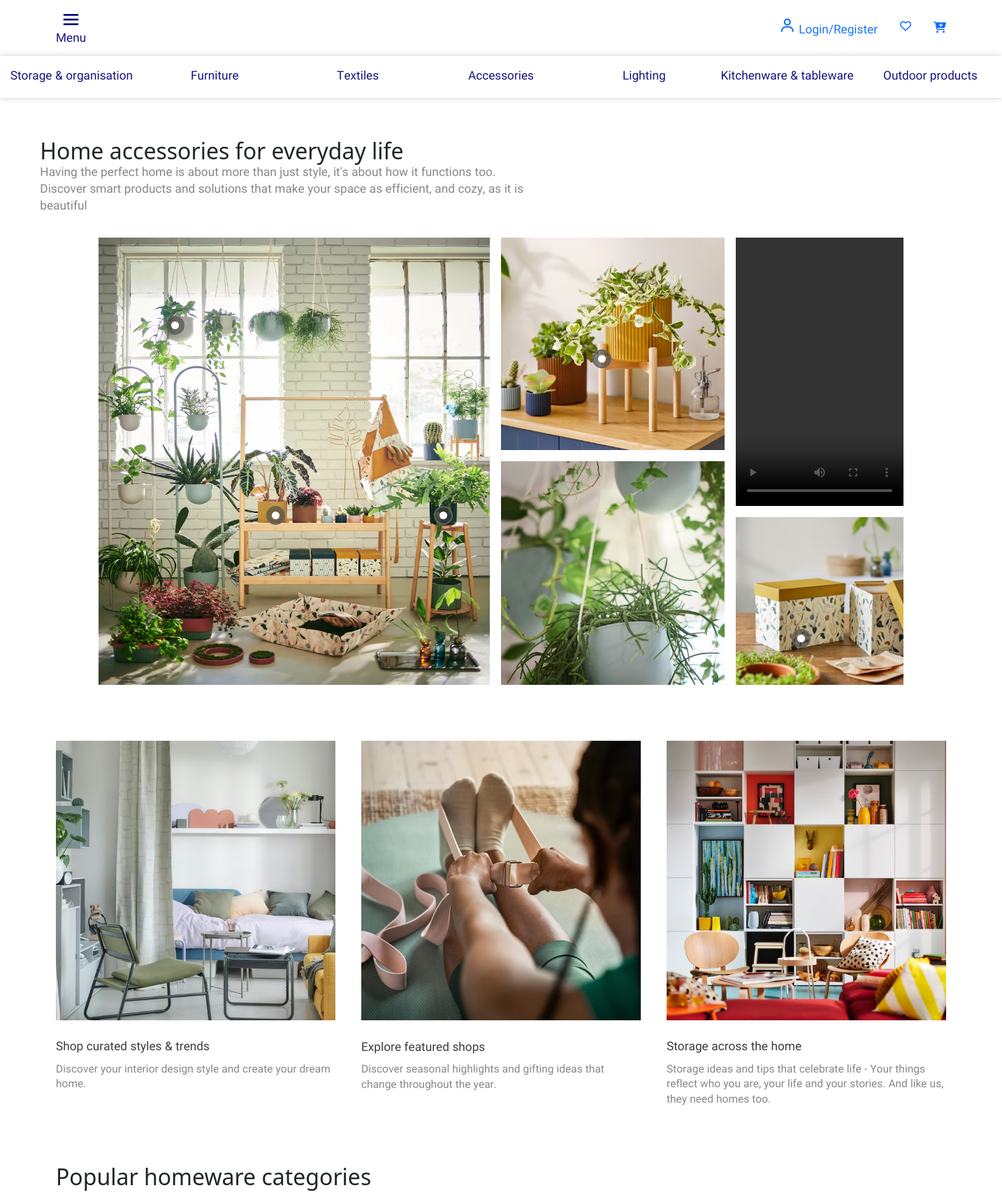
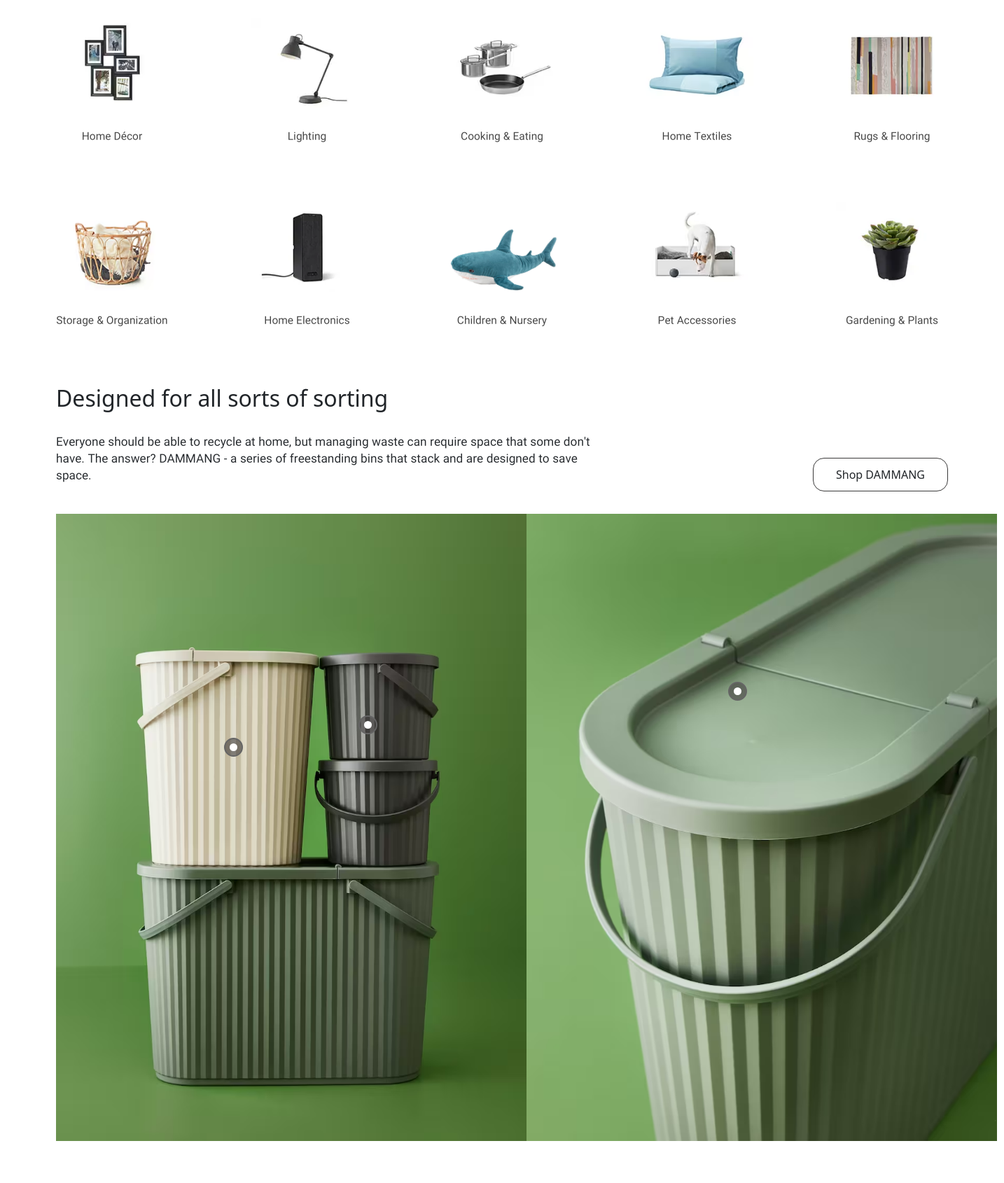
Screenshot of /products/ (upper part) with the database file from the repository (2 pictures, top to bottom).
### product/models.py (models this page shows, shortened)
class Category(models.Model):
    name = models.CharField(max_length=255)
    slug = models.SlugField(max_length=255, unique=True, allow_unicode=True)
    available = models.BooleanField(default=True)
    created = models.DateTimeField(auto_now_add=True)
    updated = models.DateTimeField(auto_now=True)

### product/views.py (the view)
# urls.py: path('', views.ProductView.as_view(), name='products'),
class ProductView(View):
    template_name = 'product/products.html'
    def get(self, request, product_id=None, slug=None):
        products = Product.objects.filter(available=True)
        products_scroll = Product.objects.filter(scroll_show=True)
        products_dot = Product.objects.filter(dot_show=True)
        pr = Product.objects.filter(available=True).all()
        if product_id and slug:
            products = products.filter(category__slug=slug, category_id=id)
        if search := request.GET.get('search'):
            products = products.filter(Q(name__icontains=search) | Q(desc__icontains=search))
        ctx = {
            'products': products,
            'products_scroll': products_scroll,
            'products_dot': products_dot,
            'category': Category.objects.filter(available=True),
            'search_form': SearchForm(),
        }
        return render(request, self.template_name, ctx)

### cart/cart.py (called while the page is built)
    def __len__(self, ):
        return sum(
            1 for i in self.cart.values()
        )

    def __len__(self):
        return sum(
            1 for item in self.variant_cart.values()
        )

### cart/context_processors.py (called while the page is built)
def cart_ctx(request):
    return {
        'cart_len': Cart(request).__len__() + VariantCart(request).__len__()
    }

### product/models.py (called while the page is built)
    def get_absolute_url(self):
        return reverse('products:product_details', args=(self.id, self.slug))

    @property
    def final_price(self):
        price = self.unit_price
        if self.discount:
            price = (100 - self.discount) * price // 100
        return price

    def __str__(self):
        return self.name

### product/templatetags/product_filter_tag.py (called while the page is built)
@register.filter()
def pr_like_checker(rep, user):
    if rep.likers.filter(id=user.id).exists():
        return 'fa-solid'
    return 'fa-regular'

### product/templates/product/products.html (shortened to what this page needs)
{% extends '_base.html' %}
{% load static %}
{% block css %}
    <link rel="stylesheet" href="{% static 'product/css/style_product.css' %}">
{% endblock %}
{% block content %}
    {% include 'product/products-content.html' %}
{% endblock %}

### product/templates/product/products-content.html (shortened to what this page needs)
{% load static %}
{% load product_filter_tag %}
{% load humanize %}
<section class="container_nav_ber">
    <div class="menu">
        <i id="menu_icon" class="bx bx-menu"></i>
        <p>Menu</p>
    </div>
    <div id="like_cart_heart">
        {% if not request.user.is_authenticated %}
            <a href={% url 'accounts:login' %}>
                <i id="logo_profile" class="bx bx-user"></i>
                <span>Login/Register</span>
        {% endif %}
        <a href="{% url 'products:liked_user_products' %}"><i class="fa-regular fa-heart"></i></a>
        <div class="cart_counter">
            <a href="{% url 'cart:cart' %}"><i id="order_icon" class="fa-solid fa-cart-plus"></i></a>
        </div>
    </div>
</section>
<div id="nav_categoty">
    {% for c in category %}
        <a href="{% url 'products:c_products' c.id c.slug %}" class="btn_animation_"
           id="category_items">{{ c.name }}</a>
    {% endfor %}
</div>
<div class="container_main_part">
    <div class="tex_content_main_part">
        <h2 id="titre_main_content">Home accessories for everyday life</h2>
        <div id="container_text_content_main_part">
            <p id="text_content_main_part">
                Having the perfect home is about more than just style, it's about
                how it functions too. Discover smart products and solutions that
                make your space as efficient, and cozy, as it is beautiful
            </p>
        </div>
    </div>
    <div class="container_image">
        <div class="container_img_main_left">
            <img id="img_main_left" alt="" src={% static 'product/media/main_part/left.webp' %}/>
            <div class="all_dot_prices" id="all_dot_prices">
                <div class="dot_price_container">
                    {% for p in products_dot.all %}
                        {% if p.name == "DAKSJUS" %}
                            <a class="a_container_dot" href="{{ p.get_absolute_url }}">
                                <div class="dot_price" id="dot_price">
                                </div>
                            </a>
                        {% endif %}
                    {% endfor %}
                </div>
                <div class="dot_price_container2">
                    {% for p in products_dot.all %}
                        {% if p.name == "DAKSJU" %}
                            <a class="a_container_dot" href="{{ p.get_absolute_url }}">
                                <div class="dot_price">
                                </div>
                            </a>
                        {% endif %}
                    {% endfor %}
                </div>
                <div class="dot_price_container3">
                    {% for p in products_dot.all %}
                        {% if p.name == "DAKSJUS BAMBO" %}
                            <a class="a_container_dot" href="{{ p.get_absolute_url }}">
                                <div class="dot_price">
                                </div>
                            </a>
                        {% endif %}
                    {% endfor %}
                </div>
            </div>
        </div>
        <div class="container_img_main_right">
            <div class="img_main_half_left">
                <img alt=""
                     id="right-left_half_up"
                     src={% static 'product/media/main_part/right-left_half_up.avif' %}
                />
                <div class="dot_price_container_left_half_up">
                    {% for p in products_dot.all %}
                        {% if p.name == "DAKSJUS_Plant_stand" %}
                            <a class="a_container_dot" href="{{ p.get_absolute_url }}">
                                <div class="dot_price" id="dot_price">
                                </div>
                            </a>
                        {% endif %}
                    {% endfor %}
                </div>
                <img src={% static 'product/media/main_part/right-left_half_buttom.avif' %} "" alt=""/>
            </div>
            <div class="img_main_half_right">
                <video
                        controls
                        autoplay
                        id="video_half_right"
                        src={% static 'product/media/main_part/video-right-right-up.mp4' %}
                ></video>
                <img alt=""
                     id="img_half_right"
                     src={% static 'product/media/main_part/right-right_half_buttom.avif' %}
                />
                <div class="dot_price_container44">
                    {% for p in products_dot.all %}
                        {% if p.name == "DAKSJUS_BOX" %}
                            <a class="a_container_dot" href="{{ p.get_absolute_url }}">
                                <div class="dot_price">
                                </div>
                            </a>
                        {% endif %}
                    {% endfor %}
                </div>
            </div>
        </div>
    </div>
</div>
<div class="container_sample">
    <div class="sample">
        <img alt="" id="img_samples" src={% static 'product/media/main_part/sample1.avif' %}/>
        <h2><a href="#">Shop curated styles & trends</a></h2>
        <p>Discover your interior design style and create your dream home.</p>
    </div>
    <div class="sample">
        <img alt="" id="img_samples" src={% static 'product/media/main_part/sample2.avif' %}/>
        <h2><a href="#">Explore featured shops</a></h2>
        <p>
            Discover seasonal highlights and gifting ideas that change throughout
            the year.
        </p>
    </div>
    <div class="sample">
        <img alt="" id="img_samples" src={% static 'product/media/main_part/sample3.avif' %}/>
        <h2><a href="#">Storage across the home</a></h2>
        <p>
            Storage ideas and tips that celebrate life - Your things reflect who
            you are, your life and your stories. And like us, they need homes too.
        </p>
    </div>
</div>
<div class="container_popular_categories">
    <div class="title_popular_category">
        <h2>Popular homeware categories</h2>
    </div>
    <div class="container_img_Popular_homeware_categories">
        <div class="img_Popular_homeware_categories">
            <img alt=""
                 src={% static 'product/media/main_part/Popular homeware categories/1.avif' %}
            />
            <p>Home Décor</p>
        </div>
        <div class="img_Popular_homeware_categories">
            <img alt=""
                 src={% static 'product/media/main_part/Popular homeware categories/2.webp' %}
            />
            <p>Lighting</p>
        </div>
        <div class="img_Popular_homeware_categories">
            <img alt=""
                 src={% static 'product/media/main_part/Popular homeware categories/3.avif' %}
            />
            <p>Cooking & Eating</p>
        </div>
        <div class="img_Popular_homeware_categories">
            <img alt=""
                 src={% static 'product/media/main_part/Popular homeware categories/4.avif' %}
            />
            <p>Home Textiles</p>
        </div>
        <div class="img_Popular_homeware_categories">
            <img alt=""
                 src={% static 'product/media/main_part/Popular homeware categories/5.avif' %}
            />
            <p>Rugs & Flooring</p>
        </div>
        <div class="img_Popular_homeware_categories">
            <img alt=""
                 src={% static "product/media/main_part/Popular homeware categories/6.avif" %}
            />
            <p>Storage & Organization</p>
        </div>
        <div class="img_Popular_homeware_categories">
            <img alt=""
                 src={% static "product/media/main_part/Popular homeware categories/7.webp" %}
            />
            <p>Home Electronics</p>
        </div>
        <div class="img_Popular_homeware_categories">
            <img alt=""
                 src={% static "product/media/main_part/Popular homeware categories/8.avif" %}
            />
            <p>Children & Nursery</p>
        </div>
        <div class="img_Popular_homeware_categories">
            <img alt=""
                 src={% static "product/media/main_part/Popular homeware categories/9.avif" %}
            />
            <p>Pet Accessories</p>
        </div>
        <div class="img_Popular_homeware_categories">
            <img alt=""
                 src={% static "product/media/main_part/Popular homeware categories/10.webp" %}
            />
            <p>Gardening & Plants</p>
        </div>
    </div>
</div>
<div class="container_designed_storing">
    <h2>Designed for all sorts of sorting</h2>
    <div class="content_text_designed_storing">
        <p>
            Everyone should be able to recycle at home, but managing waste can
            require space that some don't have. The answer? DAMMANG - a series of
            freestanding bins that stack and are designed to save space.
        </p>
        <span id="border_btn">Shop DAMMANG</span>
    </div>
    <div class="container_img_designed_storing">
        <img alt=""
             src={% static "product/media/main_part/Designed for all sorts of sorting/left.avif" %}
        />
        <div class="dot_price_container_img_designed_storing">
            {% for p in products_dot.all %}
                {% if p.name == "DAMMÄNG" %}
                    <a class="a_container_dot" href="{{ p.get_absolute_url }}">
                        <div class="dot_price" id="dot_price">
                        </div>
                    </a>
                {% endif %}
            {% endfor %}
        </div>
        <div class="dot_price_container_img_designed_storing2">
            {% for p in products_dot.all %}
                {% if p.name == "DAMMÄNG GRAY" %}
                    <a class="a_container_dot" href="{{ p.get_absolute_url }}">
                        <div class="dot_price" id="dot_price">
                        </div>
                    </a>
                {% endif %}
            {% endfor %}
        </div>
        <img alt=""
             src={% static "product/media/main_part/Designed for all sorts of sorting/right.avif" %}
        />
        <div class="dot_price_container_img_designed_storing4">
            {% for p in products_dot.all %}
                {% if p.name == "DAMMÄNG GRAY GREEN" %}
                    <a class="a_container_dot" href="{{ p.get_absolute_url }}">
                        <div class="dot_price" id="dot_price">
                        </div>
                    </a>
                {% endif %}
            {% endfor %}
        </div>
    </div>
</div>

### rows the page displays
Category: name "Storage & organisation"
Category: name "Furniture"
Category: name "Textiles"
Category: name "Accessories"
Category: name "Lighting"
Category: name "Kitchenware & tableware"
Category: name "Outdoor products"
